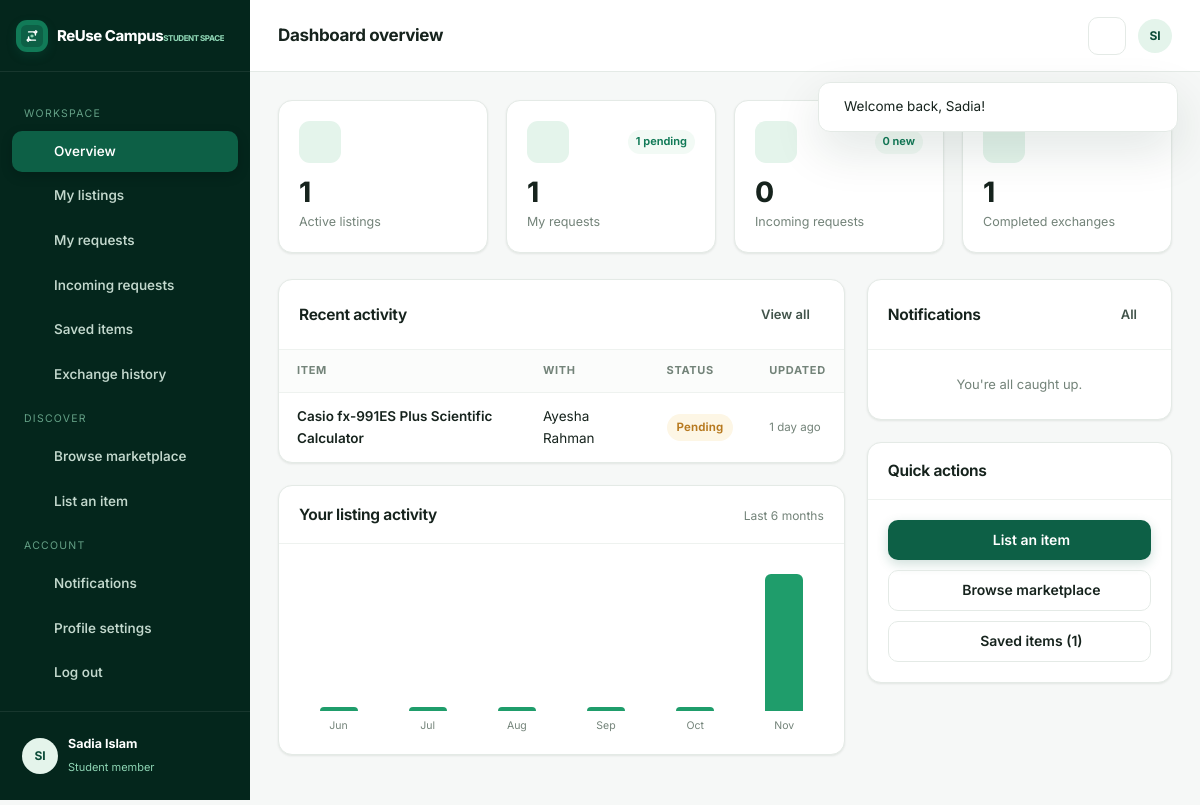
/dashboard/index.php (signed in), run on the app's committed database.
### tables this page shows
CREATE TABLE `users` (
  `id` INT UNSIGNED AUTO_INCREMENT PRIMARY KEY,
  `full_name` VARCHAR(120) NOT NULL,
  `student_id` VARCHAR(50) NOT NULL,
  `email` VARCHAR(190) NOT NULL,
  `password` VARCHAR(255) NOT NULL,
  `college` VARCHAR(190) DEFAULT NULL,
  `department` VARCHAR(190) DEFAULT NULL,
  `semester` VARCHAR(30) DEFAULT NULL,
  `phone` VARCHAR(30) DEFAULT NULL,
  `profile_picture` VARCHAR(255) DEFAULT NULL,
  `contact_preferences` VARCHAR(255) DEFAULT 'email',
  `bio` TEXT DEFAULT NULL,
  `email_verified` TINYINT(1) NOT NULL DEFAULT 0,
  `verification_token` VARCHAR(100) DEFAULT NULL,
  `status` ENUM('active','suspended') NOT NULL DEFAULT 'active',
  `created_at` TIMESTAMP NOT NULL DEFAULT CURRENT_TIMESTAMP,
  `updated_at` TIMESTAMP NOT NULL DEFAULT CURRENT_TIMESTAMP ON UPDATE CURRENT_TIMESTAMP,
  UNIQUE KEY `uq_users_email` (`email`),
  UNIQUE KEY `uq_users_student_id` (`student_id`),
  KEY `idx_users_status` (`status`)
);

CREATE TABLE `item_requests` (
  `id` INT UNSIGNED AUTO_INCREMENT PRIMARY KEY,
  `listing_id` INT UNSIGNED NOT NULL,
  `requester_id` INT UNSIGNED NOT NULL,
  `owner_id` INT UNSIGNED NOT NULL,
  `message` TEXT DEFAULT NULL,
  `expected_return_date` DATE DEFAULT NULL,
  `status` ENUM('pending','accepted','rejected','completed','cancelled') NOT NULL DEFAULT 'pending',
  `return_confirmed` TINYINT(1) NOT NULL DEFAULT 0,
  `created_at` TIMESTAMP NOT NULL DEFAULT CURRENT_TIMESTAMP,
  `updated_at` TIMESTAMP NOT NULL DEFAULT CURRENT_TIMESTAMP ON UPDATE CURRENT_TIMESTAMP,
  KEY `idx_req_listing` (`listing_id`),
  KEY `idx_req_requester` (`requester_id`),
  KEY `idx_req_owner` (`owner_id`),
  KEY `idx_req_status` (`status`),
  CONSTRAINT `fk_req_listing` FOREIGN KEY (`listing_id`) REFERENCES `listings`(`id`) ON DELETE CASCADE,
  CONSTRAINT `fk_req_requester` FOREIGN KEY (`requester_id`) REFERENCES `users`(`id`) ON DELETE CASCADE,
  CONSTRAINT `fk_req_owner` FOREIGN KEY (`owner_id`) REFERENCES `users`(`id`) ON DELETE CASCADE
);

CREATE TABLE `listings` (
  `id` INT UNSIGNED AUTO_INCREMENT PRIMARY KEY,
  `user_id` INT UNSIGNED NOT NULL,
  `category_id` INT UNSIGNED NOT NULL,
  `title` VARCHAR(180) NOT NULL,
  `description` TEXT NOT NULL,
  `item_condition` ENUM('new','like_new','good','fair') NOT NULL DEFAULT 'good',
  `exchange_type` ENUM('donation','borrow','exchange','sale') NOT NULL,
  `price` DECIMAL(10,2) DEFAULT 0.00,
  `availability` ENUM('available','reserved','completed') NOT NULL DEFAULT 'available',
  `pickup_location` VARCHAR(190) DEFAULT NULL,
  `views` INT UNSIGNED NOT NULL DEFAULT 0,
  `status` ENUM('active','pending','removed','sold') NOT NULL DEFAULT 'active',
  `created_at` TIMESTAMP NOT NULL DEFAULT CURRENT_TIMESTAMP,
  `updated_at` TIMESTAMP NOT NULL DEFAULT CURRENT_TIMESTAMP ON UPDATE CURRENT_TIMESTAMP,
  KEY `idx_listings_user` (`user_id`),
  KEY `idx_listings_category` (`category_id`),
  KEY `idx_listings_status` (`status`),
  KEY `idx_listings_type` (`exchange_type`),
  KEY `idx_listings_created` (`created_at`),
  FULLTEXT KEY `ft_listings_search` (`title`,`description`),
  CONSTRAINT `fk_listings_user` FOREIGN KEY (`user_id`) REFERENCES `users`(`id`) ON DELETE CASCADE,
  CONSTRAINT `fk_listings_category` FOREIGN KEY (`category_id`) REFERENCES `categories`(`id`) ON DELETE RESTRICT
);

### dashboard/index.php (the view, shortened to what the rows shown need)
<?php
require_once __DIR__ . '/../includes/auth.php';
requireLogin();
$user = authUser();
$uid = (int)$user['id'];
$recentReq = dbAll('SELECT r.*, l.title AS listing_title, own.full_name AS owner_name, req.full_name AS requester_name
                    FROM item_requests r JOIN listings l ON l.id=r.listing_id
                    JOIN users own ON own.id=r.owner_id JOIN users req ON req.id=r.requester_id
                    WHERE r.requester_id=? OR r.owner_id=? ORDER BY r.updated_at DESC LIMIT 6', [$uid,$uid]);
require_once __DIR__ . '/../includes/app_header.php';
?>
<div class="two-col">
  <div>
    <div class="panel">
      <div class="panel-head"><h2>Recent activity</h2><a href="<?= url('dashboard/requests.php') ?>" class="btn btn-ghost btn-sm">View all</a></div>
      <div class="panel-body flush">
        <?php if ($recentReq): ?>
          <div class="table-wrap"><table class="data">
            <thead><tr><th>Item</th><th>With</th><th>Status</th><th>Updated</th></tr></thead>
            <tbody>
            <?php foreach ($recentReq as $r): ?>
              <tr>
                <td><a class="table-title" href="<?= url('listing.php?id='.$r['listing_id']) ?>"><?= e($r['listing_title']) ?></a></td>
                <td><?= e($r['owner_id']==$uid ? $r['requester_name'] : $r['owner_name']) ?></td>
                <td><?= statusBadge($r['status']) ?></td>
                <td class="table-sub"><?= e(timeAgo($r['updated_at'])) ?></td>
              </tr>
            <?php endforeach; ?>
            </tbody>
          </table></div>
        <?php else: ?>
          <?= emptyState('No activity yet', 'Browse the marketplace and send your first request.', 'Explore items', url('explore.php')) ?>
        <?php endif; ?>
      </div>
    </div>
    <div class="panel">
      <div class="panel-head"><h2>Your listing activity</h2><span class="sub">Last 6 months</span></div>
    </div>
  </div>
  <div>
    <div class="panel">
      <div class="panel-head"><h2>Notifications</h2><a href="<?= url('dashboard/notifications.php') ?>" class="btn btn-ghost btn-sm">All</a></div>
    </div>
    <div class="panel">
      <div class="panel-head"><h2>Quick actions</h2></div>
    </div>
  </div>
</div>
<?php require_once __DIR__ . '/../includes/app_footer.php'; ?>

### includes/app_header.php (shortened to what the rows shown need)
<?php
require_once __DIR__ . '/functions.php';
require_once __DIR__ . '/auth.php';
require_once __DIR__ . '/icons.php';
$isAdminLayout = !empty($isAdminLayout);
$student  = $isAdminLayout ? null : authUser();
$admin    = $isAdminLayout ? ($admin ?? null) : null;
$notifCount = (!$isAdminLayout && $student) ? notificationCount($student['id']) : 0;
?>
<!DOCTYPE html>
<html lang="en">
<head>
  <link rel="stylesheet" href="<?= asset('css/style.css') ?>">
</head>
<body>
<div class="app">
  <?php require_once __DIR__ . '/sidebar.php'; ?>
  <div class="app-main">
    <header class="app-topbar">
      <div style="margin-left:auto;display:flex;align-items:center;gap:12px">
        <?php if (!$isAdminLayout): ?>
          <a href="<?= url('dashboard/notifications.php') ?>" class="nav-icon-btn" title="Notifications"><?= icon('bell',18) ?><?php if ($notifCount): ?><span class="notif-dot"></span><?php endif; ?></a>
        <?php endif; ?>
        <a href="<?= $isAdminLayout ? url('admin/index.php') : url('profile/index.php') ?>" class="avatar" style="width:34px;height:34px;font-size:12px"><?= e(initials($isAdminLayout ? ($admin['full_name']??'A') : ($student['full_name']??'S'))) ?></a>
      </div>
    </header>
    <main class="app-content">

### includes/sidebar.php (shortened to what the rows shown need)
<aside class="app-sidebar" id="appSidebar">
  <div class="sidebar-foot">
    <div class="sidebar-user">
      <span class="avatar"><?= $isAdminLayout ? e(initials($admin['full_name'] ?? 'A')) : e(initials($student['full_name'] ?? 'S')) ?></span>
      <div style="min-width:0"><b><?= e($isAdminLayout ? ($admin['full_name'] ?? 'Admin') : ($student['full_name'] ?? 'Student')) ?></b>
      <small><?= $isAdminLayout ? 'Administrator' : 'Student member' ?></small></div>
    </div>
  </div>
</aside>

### includes/functions.php (shortened to what the rows shown need)
<?php
require_once __DIR__ . '/../config/config.php';
require_once __DIR__ . '/../config/database.php';
function e($value)
{
    return htmlspecialchars((string)$value, ENT_QUOTES, 'UTF-8');
}
function timeAgo($datetime)
{
    $ts = strtotime($datetime);
    $diff = time() - $ts;
    $units = [
        31536000 => 'year', 2592000 => 'month', 604800 => 'week',
        86400 => 'day', 3600 => 'hour', 60 => 'minute'
    ];
    foreach ($units as $sec => $label) {
        if ($diff >= $sec) {
            $n = floor($diff / $sec);
            return $n . ' ' . $label . ($n > 1 ? 's' : '') . ' ago';
        }
    }
    return 'just now';
}
function statusBadge($status)
{
    $label = ucfirst($status);
    return '<span class="badge badge-' . e($status) . '">' . e($label) . '</span>';
}
function initials($name)
{
    $parts = preg_split('/\s+/', trim((string)$name));
    $out = '';
    foreach (array_slice($parts, 0, 2) as $p) {
        $out .= strtoupper(mb_substr($p, 0, 1));
    }
    return $out ?: '?';
}

### data on the page
users: full_name "SI", full_name "Sadia Islam"
item_requests: listing.title "Casio fx-991ES Plus Scientific Calculator", owner.full_name "Ayesha Rahman", status "Pending", updated_at "1 day ago"

### other printed values
$f['message'] "Welcome back, Sadia!"
$appTitle "Dashboard overview"
$myListings "1"
$outPending "1"
$inPending "0"
$completed "1"
$m['label'] "Jun"
$m['label'] "Jul"
$m['label'] "Aug"
$m['label'] "Sep"
$m['label'] "Oct"
$m['label'] "Nov"
$saved "1"
